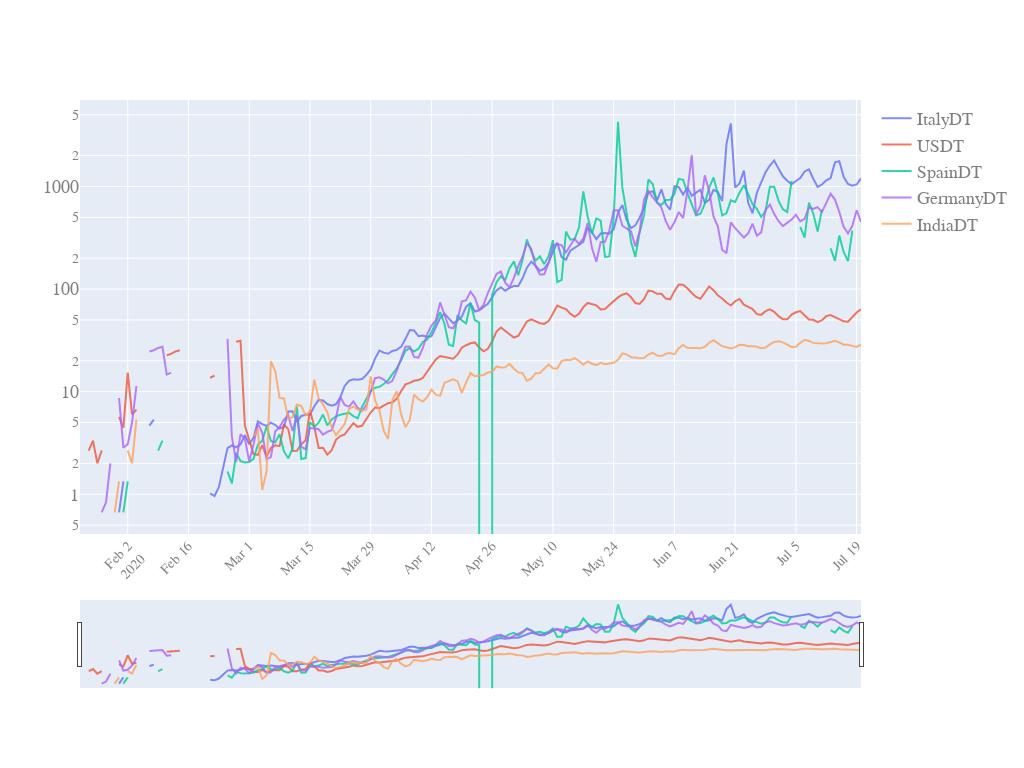

This figure's notebook cell:
### Code cell
quick_plot(df_analyse.date,
           df_analyse[['ItalyDT','USDT','SpainDT','GermanyDT','IndiaDT']],
           y_scale='log',
           slider=True,
          mode_plot='lines')

### Figure 1 — Plotly figure (JSON) as saved in the notebook; plotly's stock layout.template omitted (floating-point values rounded to 4 significant figures; data arrays with more than 128 entries replaced by an {"elided": "..."} marker saying what was removed)
{"data": [{"mode": "lines", "name": "ItalyDT", "opacity": 0.8, "type": "scatter", "x": {"elided": "181 str values"}, "y": {"elided": "181 float values"}}, {"mode": "lines", "name": "USDT", "opacity": 0.8, "type": "scatter", "x": {"elided": "181 str values"}, "y": {"elided": "181 float values"}}, {"mode": "lines", "name": "SpainDT", "opacity": 0.8, "type": "scatter", "x": {"elided": "181 str values"}, "y": {"elided": "181 float values"}}, {"mode": "lines", "name": "GermanyDT", "opacity": 0.8, "type": "scatter", "x": {"elided": "181 str values"}, "y": {"elided": "181 float values"}}, {"mode": "lines", "name": "IndiaDT", "opacity": 0.8, "type": "scatter", "x": {"elided": "181 str values"}, "y": {"elided": "181 float values"}}], "layout": {"autosize": true, "font": {"color": "#7f7f7f", "family": "PT Sans, monospace", "size": 18}, "height": 768, "width": 1024, "xaxis": {"nticks": 20, "rangeslider": {"visible": true}, "tickangle": -45, "tickfont": {"color": "#7f7f7f", "size": 14}}, "yaxis": {"type": "log"}}}
